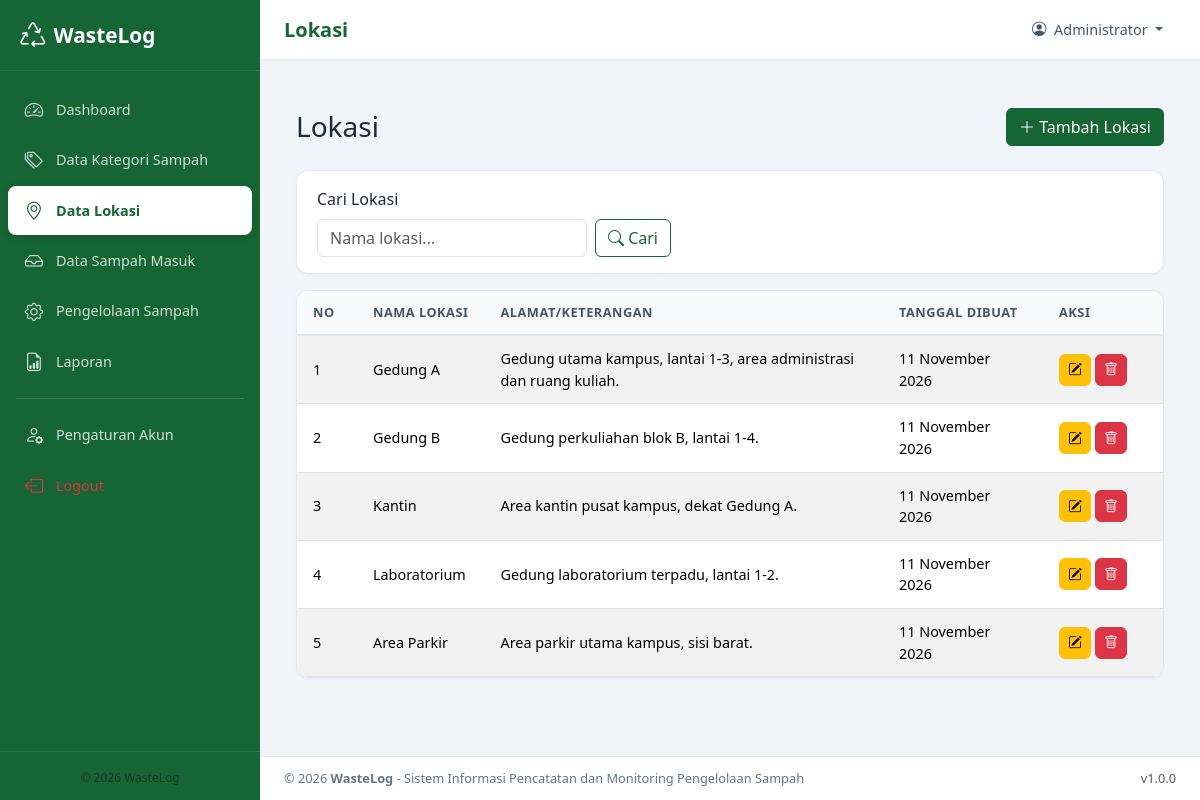
Screenshot of /lokasi/index.php (signed in) with the database file from the repository.
### tables this page shows
CREATE TABLE `lokasi` (
    `id`          INT NOT NULL AUTO_INCREMENT,
    `nama_lokasi` VARCHAR(100) NOT NULL,
    `alamat`      TEXT,
    `created_at`  TIMESTAMP DEFAULT CURRENT_TIMESTAMP,
    PRIMARY KEY (`id`)
);

### config/koneksi.php (called while the page is built, shortened)
<?php
function e(?string $str): string {
    return htmlspecialchars($str ?? '', ENT_QUOTES, 'UTF-8');
}
function format_tanggal(string $date): string {
    $bulan = [
        1 => 'Januari', 'Februari', 'Maret', 'April', 'Mei', 'Juni',
        'Juli', 'Agustus', 'September', 'Oktober', 'November', 'Desember'
    ];
    $d = date_create($date);
    return date_format($d, 'd') . ' ' . $bulan[(int)date_format($d, 'n')] . ' ' . date_format($d, 'Y');
}
function paginate(PDO $pdo, string $query, array $params, int $page, int $perPage = 10): array {
    $countQuery = "SELECT COUNT(*) FROM (" . $query . ") AS count_table";
    $stmt = $pdo->prepare($countQuery);
    $stmt->execute($params);
    $total = (int) $stmt->fetchColumn();
    $totalPages = max(1, ceil($total / $perPage));
    $page = max(1, min($page, $totalPages));
    $offset = ($page - 1) * $perPage;
    $dataQuery = $query . " LIMIT " . (int)$perPage . " OFFSET " . (int)$offset;
    $stmt = $pdo->prepare($dataQuery);
    $stmt->execute($params);
    $data = $stmt->fetchAll();
    return [
        'data'        => $data,
        'total'       => $total,
        'page'        => $page,
        'per_page'    => $perPage,
        'total_pages' => $totalPages,
    ];
}

### lokasi/index.php (the view, shortened to what this page needs)
<?php
require_once __DIR__ . '/../config/koneksi.php';
$search = isset($_GET['search']) ? trim($_GET['search']) : '';
$page = isset($_GET['page']) ? max(1, (int)$_GET['page']) : 1;
$per_page = 10;
$query = "SELECT * FROM lokasi";
$params = [];
$query .= " ORDER BY created_at DESC";
$pagination = paginate($pdo, $query, $params, $page, $per_page);
require_once __DIR__ . '/../includes/header.php';
require_once __DIR__ . '/../includes/sidebar.php';
require_once __DIR__ . '/../includes/navbar.php';
?>
<div class="container-fluid py-4">
    <div class="d-flex justify-content-between align-items-center mb-4">
        <h1 class="h3 mb-0">Lokasi</h1>
        <a href="<?= BASE_URL ?>/lokasi/tambah.php" class="btn btn-primary">
            <i class="bi bi-plus-lg"></i> Tambah Lokasi
        </a>
    </div>
    <div class="filter-bar mb-3">
        <form method="GET" action="" class="row g-2 align-items-end">
            <div class="col-md-4">
                <label for="search" class="form-label">Cari Lokasi</label>
                <input type="text" class="form-control" id="search" name="search"
                       value="<?= e($search) ?>" placeholder="Nama lokasi...">
            </div>
            <div class="col-auto">
                <button type="submit" class="btn btn-outline-primary">
                    <i class="bi bi-search"></i> Cari
                </button>
            </div>
        </form>
    </div>
    <div class="table-wrapper">
        <table class="table table-striped table-hover">
            <thead>
                <tr>
                    <th style="width: 60px;">No</th>
                    <th>Nama Lokasi</th>
                    <th>Alamat/Keterangan</th>
                    <th style="width: 160px;">Tanggal Dibuat</th>
                    <th style="width: 120px;">Aksi</th>
                </tr>
            </thead>
            <tbody>
                <?php if (count($pagination['data']) > 0): ?>
                    <?php foreach ($pagination['data'] as $i => $row): ?>
                        <tr>
                            <td><?= ($pagination['page'] - 1) * $pagination['per_page'] + $i + 1 ?></td>
                            <td><?= e($row['nama_lokasi']) ?></td>
                            <td><?= e($row['alamat'] ?? '-') ?></td>
                            <td><?= format_tanggal($row['created_at']) ?></td>
                            <td>
                                <div class="d-flex gap-1">
                                    <a href="<?= BASE_URL ?>/lokasi/edit.php?id=<?= (int)$row['id'] ?>"
                                       class="btn btn-warning btn-action" title="Edit">
                                        <i class="bi bi-pencil-square"></i>
                                    </a>
                                    <form method="POST" action="<?= BASE_URL ?>/lokasi/hapus.php" class="d-inline">
                                        <button type="submit" class="btn btn-danger btn-action btn-delete" title="Hapus">
                                            <i class="bi bi-trash"></i>
                                        </button>
                                    </form>
                                </div>
                            </td>
                        </tr>
                    <?php endforeach; ?>
                <?php endif; ?>
            </tbody>
        </table>
    </div>
</div>
<?php require_once __DIR__ . '/../includes/footer.php'; ?>

### assets/css/style.css (style rules this page uses)
:root { --primary: #166534; --primary-light: #22C55E; --primary-dark: #14532d; --primary-bg: #f0fdf4; --sidebar-width: 260px; --navbar-height: 60px; --transition: 0.3s ease; }
* { box-sizing: border-box; }
body { font-family: 'Segoe UI', system-ui, -apple-system, sans-serif; background: #f1f5f9; color: #1e293b; margin: 0; min-height: 100vh; }
a { text-decoration: none; }
.table-wrapper { background: #fff; border-radius: 0.75rem; border: 1px solid #e2e8f0; box-shadow: 0 1px 3px rgba(0,0,0,0.04); overflow: hidden; }
.table-wrapper .table { margin: 0; }
.table thead th { background: #f8fafc; color: #475569; font-size: 0.8rem; text-transform: uppercase; letter-spacing: 0.5px; font-weight: 600; border-bottom: 2px solid #e2e8f0; white-space: nowrap; padding: 0.75rem 1rem; }
.table tbody td { padding: 0.75rem 1rem; vertical-align: middle; font-size: 0.9rem; }
.table-striped tbody tr:nth-child(even) { background: #f8fafc; }
.btn-primary { background: var(--primary); border-color: var(--primary); }
.btn-outline-primary { color: var(--primary); border-color: var(--primary); }
.btn-action { width: 32px; height: 32px; display: inline-flex; align-items: center; justify-content: center; border-radius: 0.375rem; padding: 0; font-size: 0.85rem; }
.filter-bar { background: #fff; border-radius: 0.75rem; padding: 1rem 1.25rem; border: 1px solid #e2e8f0; margin-bottom: 1rem; box-shadow: 0 1px 3px rgba(0,0,0,0.04); }

### rows the page displays
lokasi: per_page "1", nama_lokasi "Gedung A", alamat "Gedung utama kampus, lantai 1-3, area administrasi dan ruang kuliah.", created_at "11 November 2026"
lokasi: per_page "2", nama_lokasi "Gedung B", alamat "Gedung perkuliahan blok B, lantai 1-4.", created_at "11 November 2026"
lokasi: per_page "3", nama_lokasi "Kantin", alamat "Area kantin pusat kampus, dekat Gedung A.", created_at "11 November 2026"
lokasi: per_page "4", nama_lokasi "Laboratorium", alamat "Gedung laboratorium terpadu, lantai 1-2.", created_at "11 November 2026"
lokasi: per_page "5", nama_lokasi "Area Parkir", alamat "Area parkir utama kampus, sisi barat.", created_at "11 November 2026"

### other values shown
APP_NAME "WasteLog"
$page_title "Lokasi"
$_SESSION['user_nama'] "Administrator"
